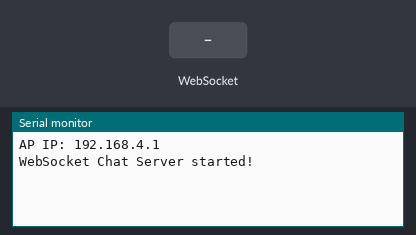
Simulated run of this sketch. Board: ESP32. On the bench: the last lines printed to the serial monitor. The test bench sets the inputs (shaded band).

Above: at 4.2 s.
4.3 s: WebSocket text "1" received
At 5.1 s:
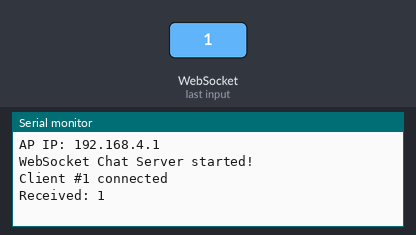
5.8 s: WebSocket text "0" received
At 6.2 s:
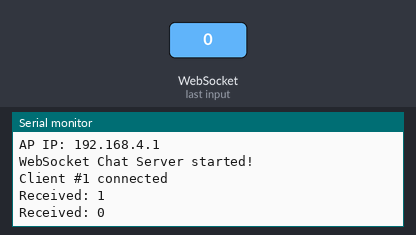

The sketch:

esp32-access-web-socket02.ino
```cpp
// ===========================================================
// ESP32 Async WebSocket JSON Chat Server
// Compatible with ESP32 Arduino Core v2.0.x
// ===========================================================

#include <WiFi.h>
#include <AsyncTCP.h>
#include <ESPAsyncWebServer.h>
#include <ArduinoJson.h>

// --- Soft AP Credentials ---
const char *mySsid = "myChatAP88";
const char *myPassword = "myPassword";

// --- Server Setup ---
AsyncWebServer myWebServer(80);
AsyncWebSocket myWebSocket("/ws");

// --- HTML Page ---
const char *myHtmlPage = R"rawliteral(
<!DOCTYPE html>
<html>
<head>
<meta name="viewport" content="width=device-width, initial-scale=1.0">
<title>ESP32 JSON Chat</title>
<style>
body { font-family: sans-serif; background: #f9fafb; text-align:center; padding: 20px; }
#myChatBox { width:95%; max-width:400px; margin:auto; background:white; border-radius:12px; box-shadow:0 4px 6px rgba(0,0,0,0.1); padding:10px; }
#myMessages { height:300px; overflow-y:auto; border:1px solid #ccc; padding:5px; border-radius:6px; text-align:left; }
.myName { font-weight:bold; color:#2563eb; }
.mySystem { color:#6b7280; font-size:12px; text-align:center; margin:4px 0; }
</style>
</head>
<body>
<div id="myChatBox">
<h2>ESP32 JSON Chat</h2>
<p>Status: <span id="myStatus" style="color:red;">Disconnected</span></p>
<input id="myNameInput" placeholder="Your name" style="width:95%; padding:6px; margin:4px;"><br>
<input id="myMessageInput" placeholder="Type a message..." style="width:75%; padding:6px;">
<input type="button" value="Send" onclick="mySendMessage()" style="padding:6px;">

<div id="myMessages"></div>
</div>

<script>
let myWebSocket;
let myName = "";

function myConnect() {
    const myUrl = `ws://${window.location.hostname}/ws`;
    myWebSocket = new WebSocket(myUrl);

    myWebSocket.onopen = () => {
        document.getElementById('myStatus').textContent = "Connected";
        document.getElementById('myStatus').style.color = "green";
        myDisplaySystemMessage("Connected to server");
    };

    myWebSocket.onmessage = (event) => {
        try {
            const myData = JSON.parse(event.data);
            if (myData.system) {
                myDisplaySystemMessage(myData.system);
            } else if (myData.username && myData.message) {
                myDisplayMessage(myData.username, myData.message);
            }
        } catch {
            console.log("Non-JSON:", event.data);
        }
    };

    myWebSocket.onclose = () => {
        document.getElementById('myStatus').textContent = "Disconnected";
        document.getElementById('myStatus').style.color = "red";
        myDisplaySystemMessage("Connection closed. Retrying...");
        setTimeout(myConnect, 3000);
    };
}

function mySendMessage() {
    if (!myWebSocket || myWebSocket.readyState !== WebSocket.OPEN) return;
    if (!myName) myName = document.getElementById('myNameInput').value.trim();
    const myMessage = document.getElementById('myMessageInput').value.trim();
    if (myName && myMessage) {
        const myJson = JSON.stringify({ username: myName, message: myMessage });
        myWebSocket.send(myJson);
        document.getElementById('myMessageInput').value = "";
    }
}

function myDisplayMessage(name, msg) {
    const myMessages = document.getElementById('myMessages');
    const myDiv = document.createElement('div');
    myDiv.innerHTML = `<span class="myName">${name}:</span> ${msg}`;
    myMessages.appendChild(myDiv);
    myMessages.scrollTop = myMessages.scrollHeight;
}

function myDisplaySystemMessage(msg) {
    const myMessages = document.getElementById('myMessages');
    const myDiv = document.createElement('div');
    myDiv.className = "mySystem";
    myDiv.textContent = "--- " + msg + " ---";
    myMessages.appendChild(myDiv);
    myMessages.scrollTop = myMessages.scrollHeight;
}

window.onload = myConnect;
</script>
</body>
</html>
)rawliteral";

// --- WebSocket Handler ---
void myHandleWsEvent(AsyncWebSocket *myServer, AsyncWebSocketClient *myClient, AwsEventType myType, void *myArg, uint8_t *myPayload, size_t myLength) {
    if (myType == WS_EVT_CONNECT) {
        Serial.printf("Client #%u connected\n", myClient->id());
        StaticJsonDocument<100> myDoc;
        myDoc["system"] = "A new client has joined.";
        String myJson;
        serializeJson(myDoc, myJson);
        myWebSocket.textAll(myJson);
    }
    else if (myType == WS_EVT_DISCONNECT) {
        Serial.printf("Client #%u disconnected\n", myClient->id());
        StaticJsonDocument<100> myDoc;
        myDoc["system"] = "A client has left.";
        String myJson;
        serializeJson(myDoc, myJson);
        myWebSocket.textAll(myJson);
    }
    else if (myType == WS_EVT_DATA) {
        // Parse incoming JSON message from a client
        String myIncoming = "";
        for (size_t i = 0; i < myLength; i++) myIncoming += (char)myPayload[i];
        Serial.printf("Received: %s\n", myIncoming.c_str());

        StaticJsonDocument<200> myDoc;
        DeserializationError myError = deserializeJson(myDoc, myIncoming);
        if (myError) {
            Serial.println("Invalid JSON");
            return;
        }

        const char *myUser = myDoc["username"];
        const char *myMsg = myDoc["message"];
        if (myUser && myMsg) {
            StaticJsonDocument<200> myOutDoc;
            myOutDoc["username"] = myUser;
            myOutDoc["message"] = myMsg;
            String myOut;
            serializeJson(myOutDoc, myOut);
            myWebSocket.textAll(myOut);
        }
    }
}

// --- Setup ---
void setup() {
    Serial.begin(115200);
    delay(3000);
    WiFi.softAP(mySsid, myPassword);
    IPAddress myIP = WiFi.softAPIP();
    Serial.print("AP IP: "); Serial.println(myIP);

    myWebSocket.onEvent(myHandleWsEvent);
    myWebServer.addHandler(&myWebSocket);
    myWebServer.on("/", HTTP_GET, [](AsyncWebServerRequest *myRequest){
        myRequest->send_P(200, "text/html", myHtmlPage);
    });
    myWebServer.begin();
    Serial.println("WebSocket Chat Server started!");
}

// --- Loop ---
void loop() {
    // Nothing needed for Async server
}
```

Measured:
- after the input at 4.3 s, the serial monitor: prints a new line at once (image 1)
- after the input at 5.8 s, the serial monitor: prints a new line at once (image 2)
